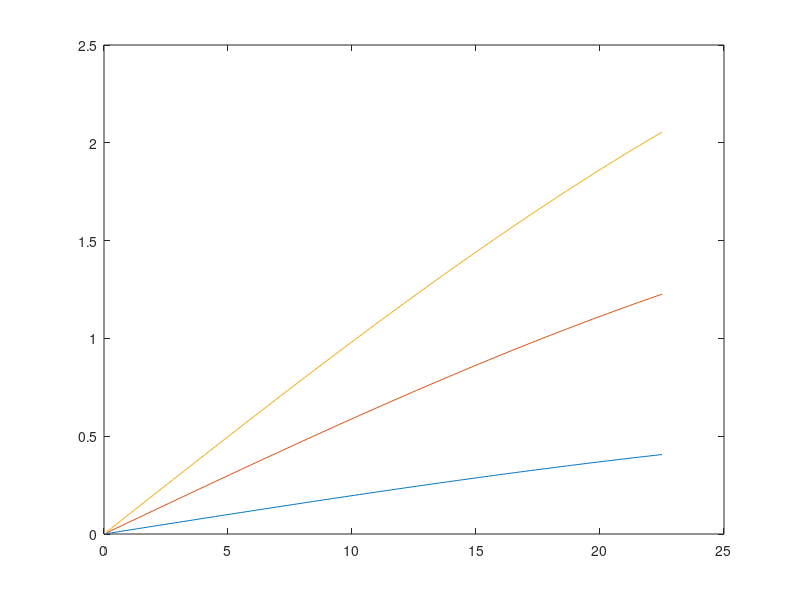
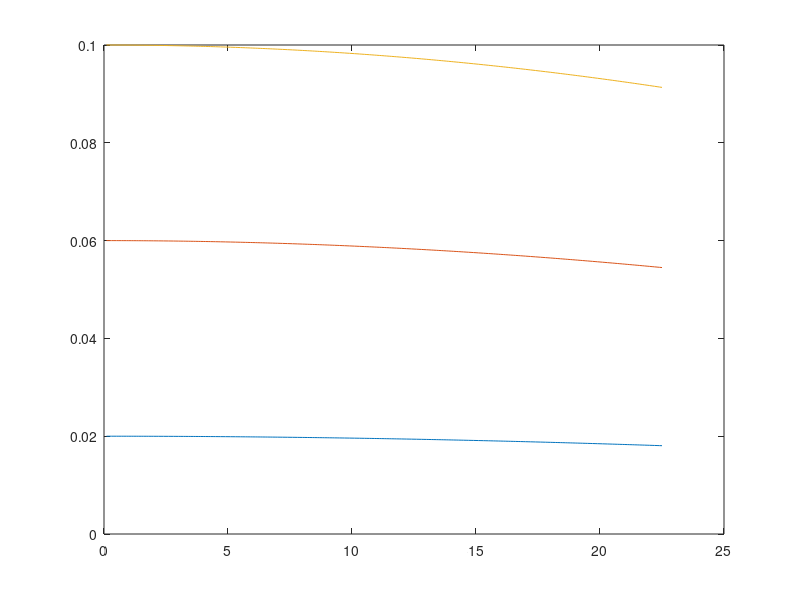
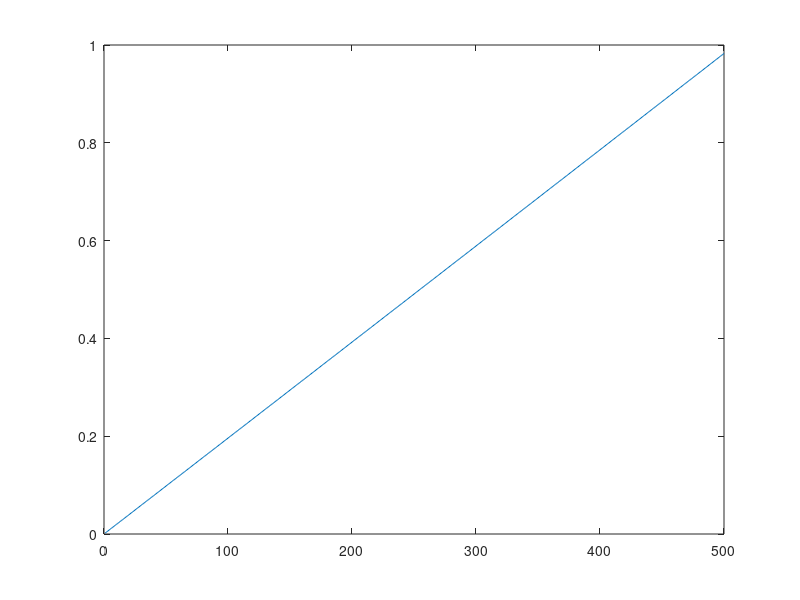
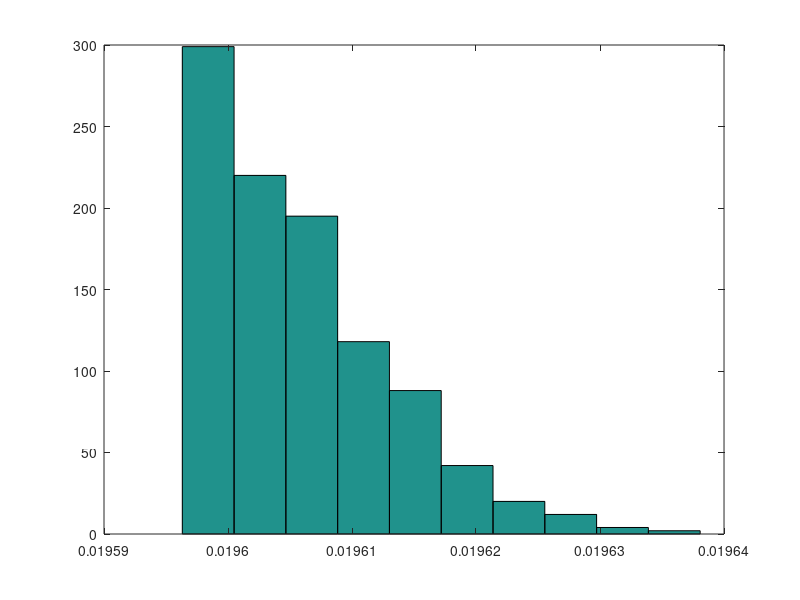

The MATLAB script that drew these images, in order:

clc;
close all;
clear;

for h = 10:20:50;
H = 500;
% h = 20;
h_std = 10;

k = 0;
for the = 0.1:0.1:22.5;
    k = k + 1;
    dthe_x(k) = the*pi/180;
    dthe_y(k) = the*pi/180 - atan((1-h/H)*tan(the*pi/180));
    dthe_y2(k) = dthe_y(k)*180/pi/the;
end

% figure(1);
% axis([0. 22.5 0 3]);
% [ax,p1,p2] = plotyy(dthe_x*180/pi, dthe_y*180/pi, dthe_x*180/pi, dthe_y2);hold on;
% p1.axis([0 22.5 0 3]);
% p2.axis([0 22.5 0 0.02]);
figure(1);
plot(dthe_x*180/pi, dthe_y*180/pi); hold on;
figure(2);
plot(dthe_x*180/pi, dthe_y2);hold on;

end

k = 0;
for h = 0.1:0.1:50;
    k = k + 1;
    theta = 10;
    dthe_yy(k) = theta*pi/180 - atan((1-h/H)*tan(theta*pi/180));
end

figure;
plot(dthe_yy*180/pi);

nSample = 1000;
sample = h_std*randn([1,nSample]);
h_arr = abs(sample);
theta = 10*pi/180;
for k = 1:1:nSample;
    
    dtheta(k) = (theta - atan((1-h_arr(k)/H)*tan(theta)))*180/pi;
    dtheta(k) = dtheta(k)/h_arr(k);
end

figure;
hist(dtheta);
figure;
hist(h_arr);
